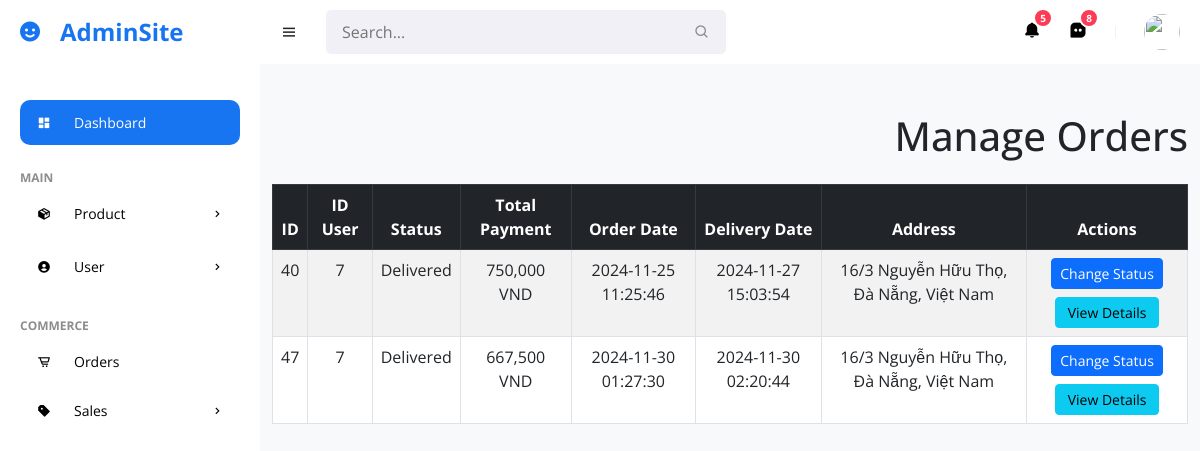
The page /Admin/phpOrders/ordersView.php on the database its author committed.
### tables this page shows
CREATE TABLE IF NOT EXISTS `orders` (
  `id` bigint(20) unsigned NOT NULL AUTO_INCREMENT,
  `status` varchar(255) NOT NULL,
  `total_payment` decimal(20,6) DEFAULT NULL,
  `order_date` timestamp NULL DEFAULT current_timestamp(),
  `delivery_date` timestamp NOT NULL DEFAULT (current_timestamp() + interval 15 day) ON UPDATE current_timestamp(),
  `address` varchar(50) DEFAULT NULL,
  `idUser` int(11) DEFAULT NULL,
  PRIMARY KEY (`id`)
);

### Admin/phpOrders/ordersView.php (the view, shortened to what this page needs)
<?php
include('../database.php');
$sql = "SELECT id, status, total_payment, order_date, delivery_date, address, idUser FROM orders";
$result = mysqli_query($conn, $sql);
$orders = [];
while ($row = mysqli_fetch_assoc($result)) {
    $orders[] = $row;
}
?>
<!DOCTYPE html>
<html lang="en">
<head>
    <link href="https://cdn.jsdelivr.net/npm/bootstrap@5.3.0/dist/css/bootstrap.min.css" rel="stylesheet">
    <link rel="stylesheet" href="https://cdnjs.cloudflare.com/ajax/libs/animate.css/4.1.1/animate.min.css">
    <link href='https://unpkg.com/boxicons@2.0.9/css/boxicons.min.css' rel='stylesheet'>
    <link rel="stylesheet" href="../style.css">
</head>
<body>
    <section id="sidebar">
        <a href="../index.php" class="brand"><i class='bx bxs-smile icon'></i> AdminSite</a>
        <ul class="side-menu">
            <li><a href="../index.php" class="active"><i class='bx bxs-dashboard icon'></i> Dashboard</a></li>
            <li class="divider" data-text="main">Main</li>
            <li>
                <a href="#"><i class='bx bxs-package icon'></i> Product <i class='bx bx-chevron-right icon-right'></i></a>
            </li>
            <li>
                <a href="#"><i class='bx bxs-user-circle icon'></i> User <i class='bx bx-chevron-right icon-right'></i></a>
            </li>
            <li class="divider" data-text="Commerce">Commerce</li>
            <li><a href="#"><i class='bx bx-cart-alt icon'></i> Orders</a></li>
            <li>
                <a href="#"><i class='bx bxs-purchase-tag-alt icon'></i> Sales <i class='bx bx-chevron-right icon-right'></i></a>
            </li>
        </ul>
    </section>
    <section id="content">
        <nav>
            <i class='bx bx-menu toggle-sidebar'></i>
            <form action="#">
                <div class="form-group">
                    <input id="searchInputSuggest" type="text" placeholder="Search...">
                    <i class='bx bx-search icon'></i>
                </div>
            </form>
            <a href="#" class="nav-link">
                <i class='bx bxs-bell icon'></i>
                <span class="badge">5</span>
            </a>
            <a href="#" class="nav-link">
                <i class='bx bxs-message-square-dots icon'></i>
                <span class="badge">8</span>
            </a>
            <div class="profile">
                <img src="https://images.unsplash.com/photo-1517841905240-472988babdf9?ixid=MnwxMjA3fDB8MHxzZWFyY2h8NHx8cGVvcGxlfGVufDB8fDB8fA%3D%3D&ixlib=rb-1.2.1&auto=format&fit=crop&w=500&q=60" alt="">
            </div>
        </nav>
        <div class="container mt-5">
            <h1 class="text-end animate__animated animate__fadeInDown">Manage Orders</h1>
            <div class="table-responsive mt-4">
                <table class="table table-bordered table-striped">
                    <thead class="table-dark">
                        <tr>
                            <th>ID</th>
                            <th>ID User</th>
                            <th>Status</th>
                            <th>Total Payment</th>
                            <th>Order Date</th>
                            <th>Delivery Date</th>
                            <th>Address</th>
                            <th>Actions</th>
                        </tr>
                    </thead>
                    <tbody>
                        <?php foreach ($orders as $order): ?>
                            <tr>
                                <td><?php echo $order['id']; ?></td>
                                <td><?php echo $order['idUser']; ?></td>
                                <td><?php echo $order['status']; ?></td>
                                <td><?php echo number_format($order['total_payment'], 0, '.', ','); ?> VND</td>
                                <td><?php echo $order['order_date']; ?></td>
                                <td><?php echo $order['delivery_date']; ?></td>
                                <td><?php echo $order['address']; ?></td>
                                <td>
                                    <button class="btn btn-primary btn-sm change-status-btn mb-2" data-id="<?php echo $order['id']; ?>" data-status="<?php echo $order['status']; ?>">Change Status</button>
                                    <button class="btn btn-info btn-sm view-details-btn" data-id="<?php echo $order['id']; ?>"> &nbsp;View Details&nbsp;</button>
                                </td>
                            </tr>
                        <?php endforeach; ?>
                    </tbody>
                </table>
            </div>
        </div>
</body>
</html>

### Admin/style.css (style rules this page uses)
* { font-family: 'Open Sans', sans-serif; margin: 0; padding: 0; box-sizing: border-box; }
:root { --grey: #F1F0F6; --dark-grey: #8D8D8D; --light: #fff; --dark: #000; --green: #81D43A; --light-green: #E3FFCB; --blue: #1775F1; --light-blue: #D0E4FF; --dark-blue: #0C5FCD; --red: #FC3B56; }
html { overflow-x: hidden; }
body { background: var(--grey); overflow-x: hidden; }
a { text-decoration: none; }
li { list-style: none; }
#sidebar { position: fixed; max-width: 260px; width: 100%; background: var(--light); top: 0; left: 0; height: 100%; overflow-y: auto; scrollbar-width: none; transition: all .3s ease; z-index: 200; }
#sidebar .brand { font-size: 24px; display: flex; align-items: center; height: 64px; font-weight: 700; color: var(--blue); position: sticky; top: 0; left: 0; z-index: 100; background: var(--light); transition: all .3s ease; padding: 0 6px; }
#sidebar .icon { min-width: 48px; display: flex; justify-content: center; align-items: center; margin-right: 6px; }
#sidebar .icon-right { margin-left: auto; transition: all .3s ease; }
#sidebar .side-menu { margin: 36px 0; padding: 0 20px; transition: all .3s ease; }
#sidebar .side-menu a { display: flex; align-items: center; font-size: 14px; color: var(--dark); padding: 12px 16px 12px 0; transition: all .3s ease; border-radius: 10px; margin: 4px 0; white-space: nowrap; }
#sidebar .side-menu > li > a.active, #sidebar .side-menu > li > a.active:hover { background: var(--blue); color: var(--light); }
#sidebar .divider { margin-top: 24px; font-size: 12px; text-transform: uppercase; font-weight: 700; color: var(--dark-grey); transition: all .3s ease; white-space: nowrap; }
#content { position: relative; width: calc(100% - 260px); left: 260px; transition: all .3s ease; }
nav { background: var(--light); height: 64px; padding: 0 20px; display: flex; align-items: center; grid-gap: 28px; position: sticky; top: 0; left: 0; z-index: 100; }
nav .toggle-sidebar { font-size: 18px; cursor: pointer; }
nav form { max-width: 400px; width: 100%; margin-right: auto; }
nav .form-group { position: relative; }
nav .form-group input { width: 100%; background: var(--grey); border-radius: 5px; border: none; outline: none; padding: 10px 36px 10px 16px; transition: all .3s ease; }
nav .form-group .icon { position: absolute; top: 50%; transform: translateY(-50%); right: 16px; color: var(--dark-grey); }
nav .nav-link { position: relative; }
nav .nav-link .icon { font-size: 18px; color: var(--dark); }
nav .nav-link .badge { position: absolute; top: -12px; right: -12px; width: 20px; height: 20px; border-radius: 50%; border: 2px solid var(--light); background: var(--red); display: flex; justify-content: center; align-items: center; color: var(--light); font-size: 10px; font-weight: 700; }
nav .profile { position: relative; }
nav .profile img { width: 36px; height: 36px; border-radius: 50%; object-fit: cover; cursor: pointer; }

### Admin/phpOrders/ordersView.php (style rules this page uses)
body { background-color: #f8f9fa; }
td, thead { text-align: center; }

### rows shown on the page
orders: id "40", idUser "7", status "Delivered", total_payment "750,000", order_date "2024-11-25 11:25:46", delivery_date "2024-11-27 15:03:54", address "16/3 Nguyễn Hữu Thọ, Đà Nẵng, Việt Nam"
orders: id "47", idUser "7", status "Delivered", total_payment "667,500", order_date "2024-11-30 01:27:30", delivery_date "2024-11-30 02:20:44", address "16/3 Nguyễn Hữu Thọ, Đà Nẵng, Việt Nam"
